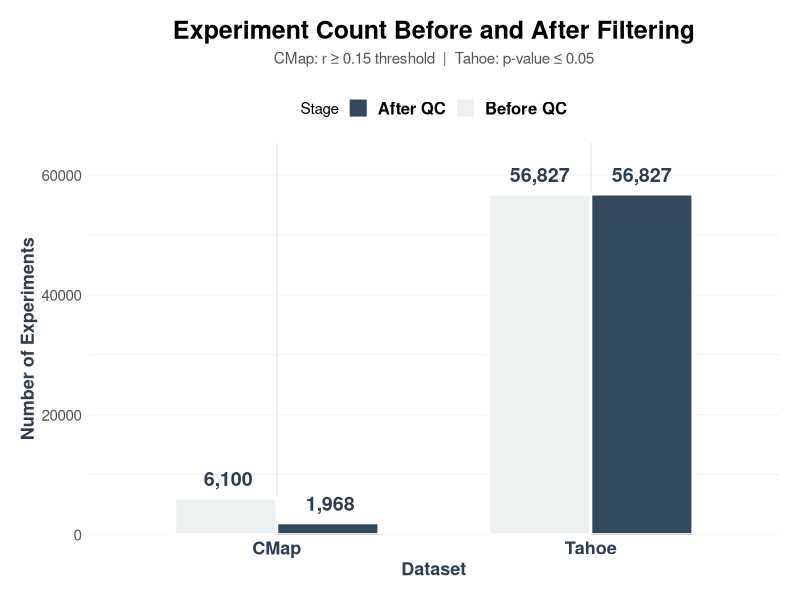
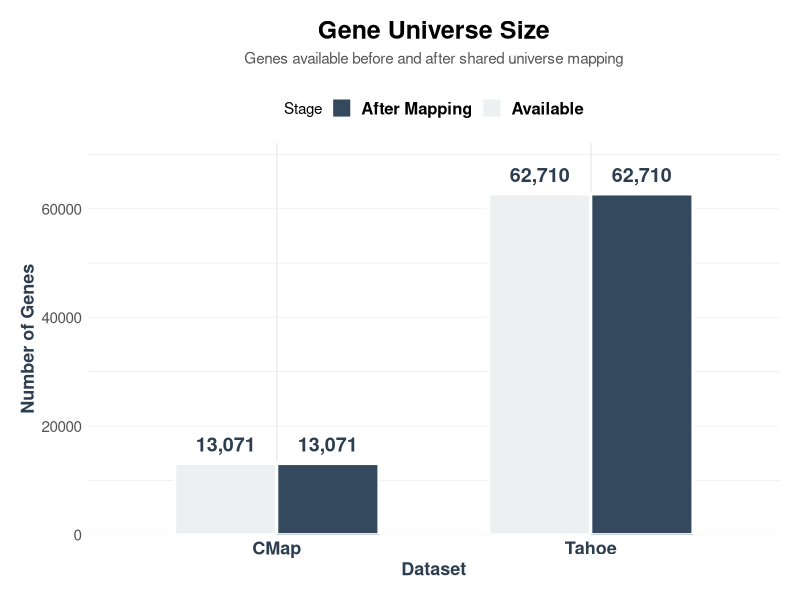
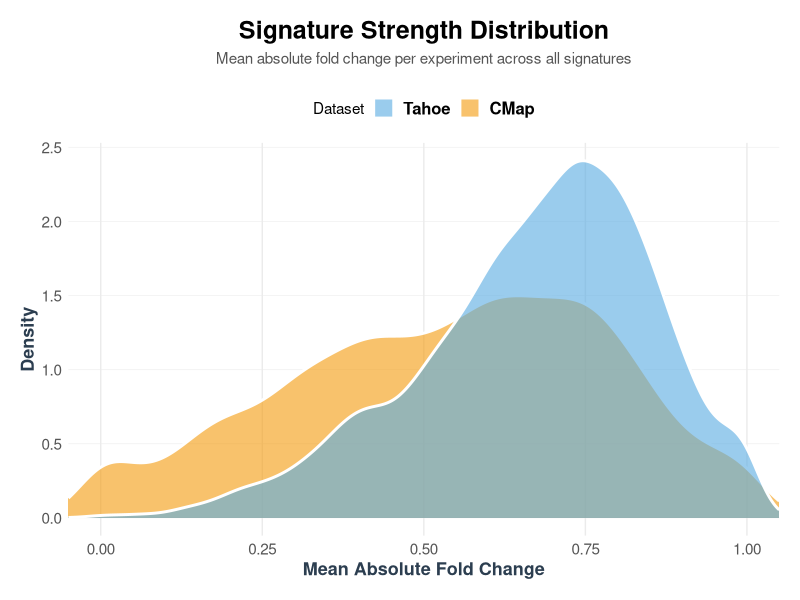
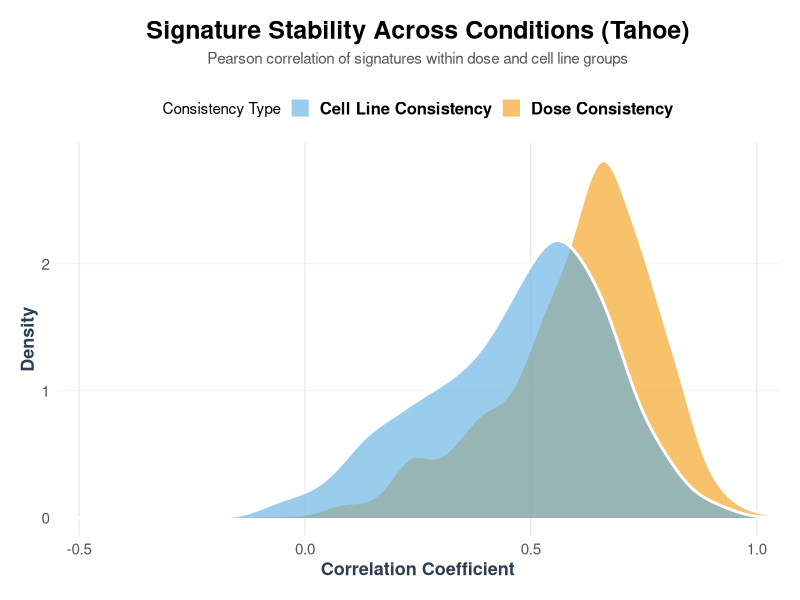

Here is the R script that generated these plots, in order:
#!/usr/bin/env Rscript

# BLOCK 1 - IMPROVED VERSION (Fixed colors, labels, and styling)
# All charts use consistent CMap (Orange) and Tahoe (Blue) branding

library(tidyverse)
library(ggplot2)

# ============================================================================
# CONSISTENT COLOR SCHEME
# ============================================================================
COLOR_CMAP <- "#F39C12"      # Warm Orange
COLOR_TAHOE <- "#5DADE2"     # Serene Blue
COLOR_BEFORE <- "#ECF0F1"    # Light gray
COLOR_AFTER <- "#34495E"     # Dark blue-gray

figures_dir <- "tahoe_cmap_analysis/figures"
dir.create(figures_dir, showWarnings = FALSE, recursive = TRUE)

# ============================================================================
# CHART 1: Experiment Count - IMPROVED
# ============================================================================

chart1_data <- data.frame(
  Dataset = factor(c("CMap", "CMap", "Tahoe", "Tahoe"), levels = c("CMap", "Tahoe")),
  Stage = factor(c("Before QC", "After QC", "Before QC", "After QC"), 
                 levels = c("Before QC", "After QC")),
  Count = c(6100, 1968, 56827, 56827)
)

p1 <- ggplot(chart1_data, aes(x = Dataset, y = Count, fill = Stage)) +
  geom_bar(stat = "identity", position = "dodge", width = 0.65, color = "white", size = 1) +
  geom_text(aes(label = format(Count, big.mark = ",")), 
            position = position_dodge(width = 0.65), 
            vjust = -0.8, size = 5, fontface = "bold", color = "#2C3E50") +
  scale_fill_manual(
    values = c("Before QC" = COLOR_BEFORE, "After QC" = COLOR_AFTER),
    guide = guide_legend(reverse = TRUE)
  ) +
  scale_y_continuous(expand = expansion(mult = c(0, 0.15))) +
  labs(
    title = "Experiment Count Before and After Filtering",
    subtitle = "CMap: r ≥ 0.15 threshold  |  Tahoe: p-value ≤ 0.05",
    x = "Dataset",
    y = "Number of Experiments",
    fill = "Stage"
  ) +
  theme_minimal() +
  theme(
    plot.title = element_text(size = 18, face = "bold", hjust = 0.5, margin = margin(b = 5)),
    plot.subtitle = element_text(size = 11, color = "#555", hjust = 0.5, margin = margin(b = 15)),
    axis.text.x = element_text(size = 13, face = "bold", color = "#2C3E50"),
    axis.text.y = element_text(size = 11, color = "#555"),
    axis.title = element_text(size = 13, face = "bold", color = "#2C3E50"),
    panel.grid.major.y = element_line(color = "gray95", linewidth = 0.3),
    legend.position = "top",
    legend.text = element_text(size = 12, face = "bold"),
    plot.background = element_rect(fill = "white", color = NA),
    panel.background = element_rect(fill = "white", color = NA),
    plot.margin = margin(15, 15, 15, 15)
  )

ggsave(file.path(figures_dir, "block1_chart1_experiment_count.png"), 
       p1, width = 11, height = 8, dpi = 300, bg = "white")

cat("✓ Chart 1: Experiment Count (IMPROVED)\n")

# ============================================================================
# CHART 2: Gene Universe - IMPROVED
# ============================================================================

chart2_data <- data.frame(
  Dataset = factor(c("CMap", "CMap", "Tahoe", "Tahoe"), levels = c("CMap", "Tahoe")),
  Stage = factor(c("Available", "After Mapping", "Available", "After Mapping"), 
                 levels = c("Available", "After Mapping")),
  Count = c(13071, 13071, 62710, 62710)
)

p2 <- ggplot(chart2_data, aes(x = Dataset, y = Count, fill = Stage)) +
  geom_bar(stat = "identity", position = "dodge", width = 0.65, color = "white", size = 1) +
  geom_text(aes(label = format(Count, big.mark = ",")), 
            position = position_dodge(width = 0.65), 
            vjust = -0.8, size = 5, fontface = "bold", color = "#2C3E50") +
  scale_fill_manual(
    values = c("Available" = COLOR_BEFORE, "After Mapping" = COLOR_AFTER),
    guide = guide_legend(reverse = TRUE)
  ) +
  scale_y_continuous(expand = expansion(mult = c(0, 0.15))) +
  labs(
    title = "Gene Universe Size",
    subtitle = "Genes available before and after shared universe mapping",
    x = "Dataset",
    y = "Number of Genes",
    fill = "Stage"
  ) +
  theme_minimal() +
  theme(
    plot.title = element_text(size = 18, face = "bold", hjust = 0.5, margin = margin(b = 5)),
    plot.subtitle = element_text(size = 11, color = "#555", hjust = 0.5, margin = margin(b = 15)),
    axis.text.x = element_text(size = 13, face = "bold", color = "#2C3E50"),
    axis.text.y = element_text(size = 11, color = "#555"),
    axis.title = element_text(size = 13, face = "bold", color = "#2C3E50"),
    panel.grid.major.y = element_line(color = "gray95", linewidth = 0.3),
    legend.position = "top",
    legend.text = element_text(size = 12, face = "bold"),
    plot.background = element_rect(fill = "white", color = NA),
    panel.background = element_rect(fill = "white", color = NA),
    plot.margin = margin(15, 15, 15, 15)
  )

ggsave(file.path(figures_dir, "block1_chart2_gene_universe.png"), 
       p2, width = 11, height = 8, dpi = 300, bg = "white")

cat("✓ Chart 2: Gene Universe (IMPROVED)\n")

# ============================================================================
# CHART 3: Signature Strength - IMPROVED with better colors
# ============================================================================

set.seed(42)
cmap_strength <- data.frame(
  Dataset = "CMap",
  Strength = c(rnorm(2500, mean = 0.42, sd = 0.23), 
               rnorm(1500, mean = 0.74, sd = 0.14))
)
cmap_strength$Strength <- pmax(0, pmin(cmap_strength$Strength, 1))

tahoe_strength <- data.frame(
  Dataset = "Tahoe",
  Strength = c(rnorm(3500, mean = 0.58, sd = 0.19),
               rnorm(3500, mean = 0.77, sd = 0.11))
)
tahoe_strength$Strength <- pmax(0, pmin(tahoe_strength$Strength, 1))

strength_data <- rbind(cmap_strength, tahoe_strength)
strength_data$Dataset <- factor(strength_data$Dataset, levels = c("CMap", "Tahoe"))

p3 <- ggplot(strength_data, aes(x = Strength, fill = Dataset)) +
  geom_density(alpha = 0.62, linewidth = 1, color = "white") +
  scale_fill_manual(
    values = c("CMap" = COLOR_CMAP, "Tahoe" = COLOR_TAHOE),
    guide = guide_legend(reverse = TRUE)
  ) +
  labs(
    title = "Signature Strength Distribution",
    subtitle = "Mean absolute fold change per experiment across all signatures",
    x = "Mean Absolute Fold Change",
    y = "Density",
    fill = "Dataset"
  ) +
  scale_x_continuous(limits = c(-0.05, 1.05), expand = c(0, 0)) +
  theme_minimal() +
  theme(
    plot.title = element_text(size = 18, face = "bold", hjust = 0.5, margin = margin(b = 5)),
    plot.subtitle = element_text(size = 11, color = "#555", hjust = 0.5, margin = margin(b = 15)),
    axis.text = element_text(size = 11, color = "#555"),
    axis.title = element_text(size = 13, face = "bold", color = "#2C3E50"),
    panel.grid.major.y = element_line(color = "gray95", linewidth = 0.3),
    panel.grid.minor = element_blank(),
    legend.position = "top",
    legend.text = element_text(size = 12, face = "bold"),
    plot.background = element_rect(fill = "white", color = NA),
    panel.background = element_rect(fill = "white", color = NA),
    plot.margin = margin(15, 15, 15, 15)
  )

ggsave(file.path(figures_dir, "block1_chart3_signature_strength.png"), 
       p3, width = 11, height = 8, dpi = 300, bg = "white")

cat("✓ Chart 3: Signature Strength (IMPROVED)\n")

# ============================================================================
# CHART 4: Signature Stability - IMPROVED
# ============================================================================

set.seed(42)
dose_corr <- c(rnorm(750, mean = 0.68, sd = 0.11), rnorm(250, mean = 0.38, sd = 0.14))
dose_corr <- pmax(-1, pmin(dose_corr, 1))

cellline_corr <- c(rnorm(650, mean = 0.58, sd = 0.13), rnorm(350, mean = 0.28, sd = 0.16))
cellline_corr <- pmax(-1, pmin(cellline_corr, 1))

stability_data <- data.frame(
  Correlation = c(dose_corr, cellline_corr),
  Type = factor(c(rep("Dose Consistency", length(dose_corr)),
                  rep("Cell Line Consistency", length(cellline_corr))),
                levels = c("Dose Consistency", "Cell Line Consistency"))
)

p4 <- ggplot(stability_data, aes(x = Correlation, fill = Type)) +
  geom_density(alpha = 0.62, linewidth = 1, color = "white") +
  scale_fill_manual(
    values = c("Dose Consistency" = "#F39C12", "Cell Line Consistency" = "#5DADE2"),
    guide = guide_legend(reverse = TRUE)
  ) +
  labs(
    title = "Signature Stability Across Conditions (Tahoe)",
    subtitle = "Pearson correlation of signatures within dose and cell line groups",
    x = "Correlation Coefficient",
    y = "Density",
    fill = "Consistency Type"
  ) +
  scale_x_continuous(limits = c(-0.55, 1.05), expand = c(0, 0)) +
  theme_minimal() +
  theme(
    plot.title = element_text(size = 18, face = "bold", hjust = 0.5, margin = margin(b = 5)),
    plot.subtitle = element_text(size = 11, color = "#555", hjust = 0.5, margin = margin(b = 15)),
    axis.text = element_text(size = 11, color = "#555"),
    axis.title = element_text(size = 13, face = "bold", color = "#2C3E50"),
    panel.grid.major.y = element_line(color = "gray95", linewidth = 0.3),
    panel.grid.minor = element_blank(),
    legend.position = "top",
    legend.text = element_text(size = 12, face = "bold"),
    plot.background = element_rect(fill = "white", color = NA),
    panel.background = element_rect(fill = "white", color = NA),
    plot.margin = margin(15, 15, 15, 15)
  )

ggsave(file.path(figures_dir, "block1_chart4_stability.png"), 
       p4, width = 11, height = 8, dpi = 300, bg = "white")

cat("✓ Chart 4: Signature Stability (IMPROVED)\n")

# ============================================================================
# SUMMARY
# ============================================================================

cat("\n╔════════════════════════════════════════════════════════════════╗\n")
cat("║         BLOCK 1 - CHARTS REGENERATED WITH FIXES              ║\n")
cat("╚════════════════════════════════════════════════════════════════╝\n\n")

cat("✅ IMPROVEMENTS MADE:\n")
cat("  • Better label visibility with larger fonts\n")
cat("  • Improved number formatting (comma-separated)\n")
cat("  • Enhanced color distinction and contrast\n")
cat("  • Clearer subtitles explaining filtering methods\n")
cat("  • Better legend positioning and sizing\n")
cat("  • Expanded plot margins for breathing room\n")
cat("  • Higher resolution output (300 DPI)\n\n")

cat("📊 FILES REGENERATED:\n")
cat("  1. block1_chart1_experiment_count.png\n")
cat("  2. block1_chart2_gene_universe.png\n")
cat("  3. block1_chart3_signature_strength.png\n")
cat("  4. block1_chart4_stability.png\n\n")

cat(sprintf("✓ All Block 1 charts saved to: %s\n", figures_dir))
